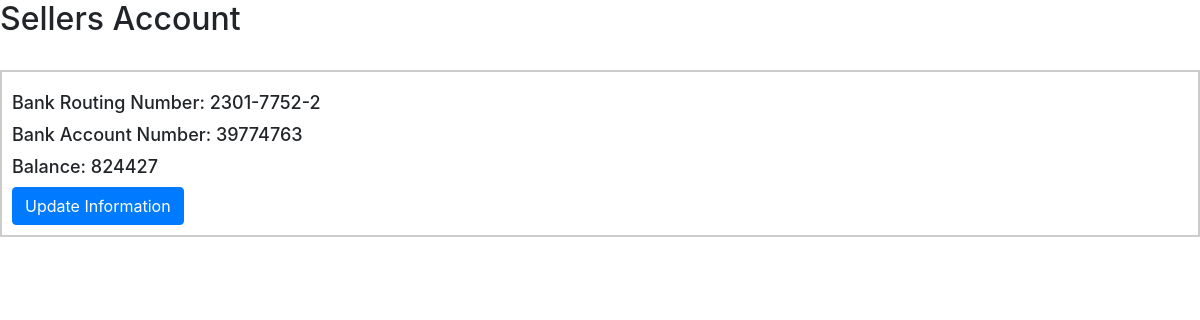
/sellersAccount (signed in), run on the app's committed database.
### tables this page shows
CREATE TABLE Sellers (
    email VARCHAR(100) PRIMARY KEY,
    bank_routing_number varchar(100),
    bank_account_number varchar(100),
    balance varchar(100)
);

### app.py (the view, shortened to what this page needs)
@app.route('/sellersAccount', methods=['GET', 'POST'])
def sellersAccount():
    print("Sellers account")
    conn = sql.connect('database.db')
    conn.commit()
    cursor = conn.cursor()
    vendorCheck = "SELECT * FROM Local_Vendors WHERE email='{}'" # Checks if the seller is alsoo a vendor or not
    cursor.execute(vendorCheck.format(session['name']))
    vendorResult = [*set(cursor.fetchall())]
    print(vendorResult)
    if vendorResult == []: # [] indicates the seller is not a vendor
        query = "SELECT bank_routing_number, bank_account_number, balance FROM Sellers WHERE email='{}'"
        cursor.execute(query.format(session['name']))
        print(session['name'])   # print statements for debugging
        result = cursor.fetchall()
        print(result)
        result = [element for tup in result for element in tup]  # removing the tuples in a python list
        print(result)
        return render_template('sellersAccount.html', result=result)

### templates/sellersAccount.html (shortened to what this page needs)
{% extends 'layout.html' %}
{% block mainContent %}
    <h2>Sellers Account</h2>
    <br>
    <div style="border: 2px solid #ccc; padding: 10px; margin-bottom: 20px;">
        <h3 style="font-size: 18px; margin: 10px 0;">Bank Routing Number: {{ result[0] }}</h3>
        <h3 style="font-size: 18px; margin: 10px 0;">Bank Account Number: {{ result[1] }}</h3>
        <h3 style="font-size: 18px; margin: 10px 0;">Balance: {{ result[2] }}</h3>
        <a class="btn btn-primary" href="updateSellersAccount">Update Information</a>
    </div>
{% endblock %}

### data on the page
Sellers: bank_routing_number "2301-7752-2", bank_account_number "39774763", balance "824427"
